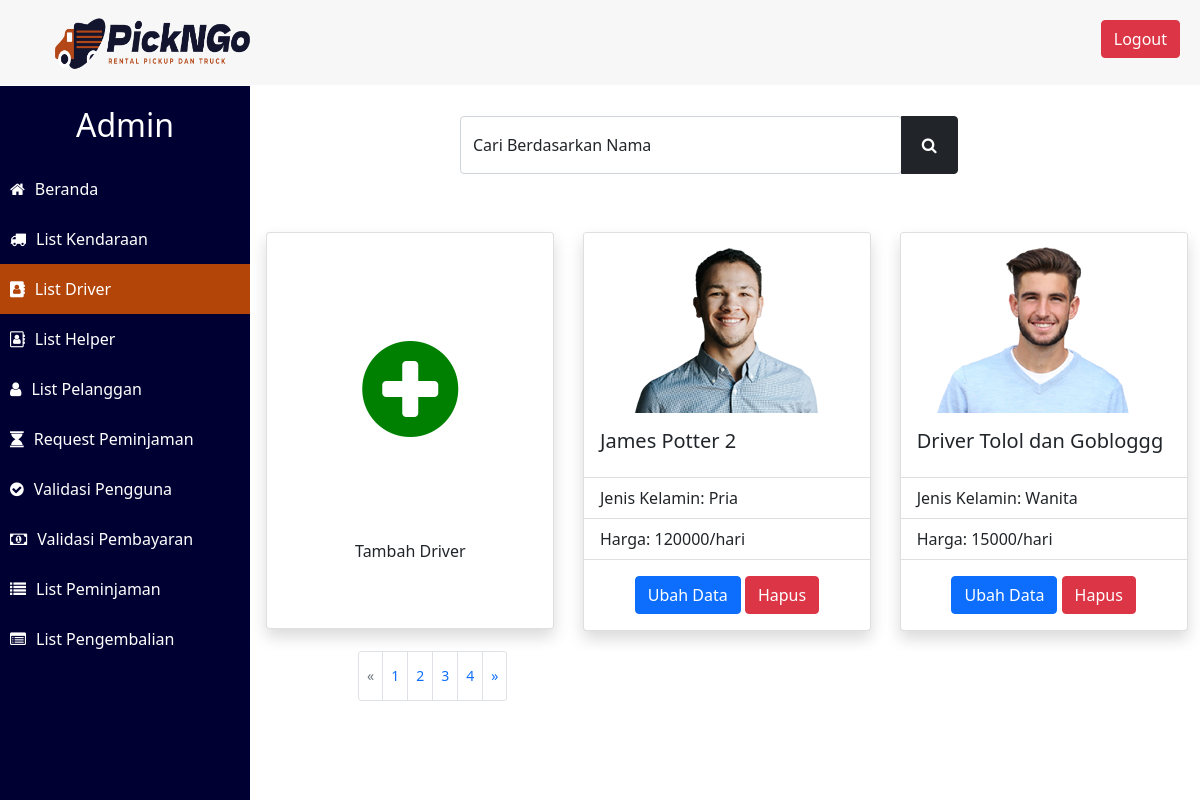
Before: /Final_Project-Prak_Basdat/list_driver_admin.php (signed in) with the older database file.
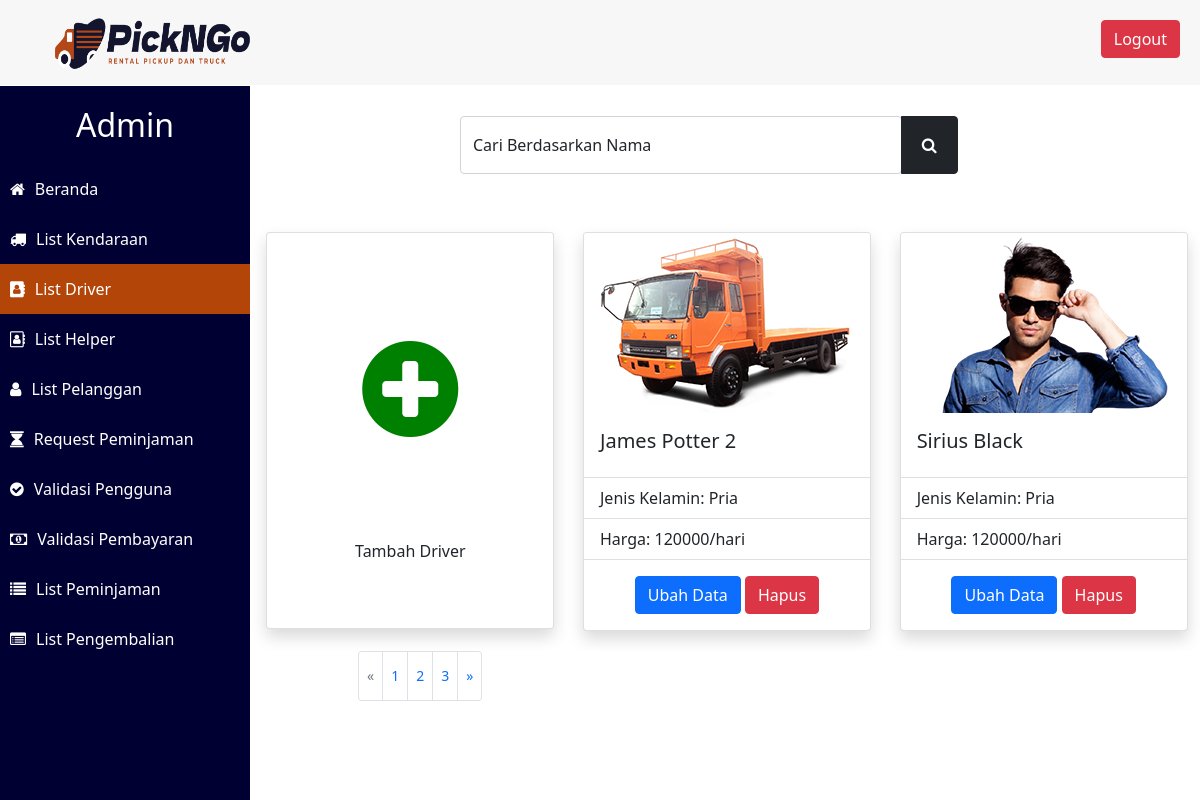
After: the same page with the newer database file.
### tables this page shows
CREATE TABLE `driver` (
  `ID_driver` int(11) NOT NULL,
  `nama` varchar(30) NOT NULL,
  `jenis_kelamin` enum('Pria','Wanita') NOT NULL,
  `tarif` int(11) NOT NULL,
  `nama_foto` varchar(20) NOT NULL
);

### Final_Project-Prak_Basdat/functions.php (called while the page is built, shortened)
<?php
$conn = mysqli_connect("localhost", "root", "", "peminjaman_pickup_dan_truck_db");
function read($query) {
	global $conn;
	$result = mysqli_query($conn, $query);
	$records = [];
	while ($tuples = mysqli_fetch_assoc($result)) {
		$records[] = $tuples;
	}
	return $records;
}
?>

### Final_Project-Prak_Basdat/list_driver_admin.php (the view, shortened to what the changed rows need)
<?php
	require 'functions.php';
  $jumlah_data_per_page = 2;
  $jumlah_data = read("SELECT COUNT(*) AS jumlah_data FROM driver;");
  $jumlah_page = ceil($jumlah_data[0]["jumlah_data"]/$jumlah_data_per_page);
  if(isset($_GET["page_list_driver"])) {
    $page_saat_ini = $_GET["page_list_driver"];
  } else {
    $page_saat_ini = 1;
  }
  $batas_bawah = $jumlah_data_per_page*$page_saat_ini-$jumlah_data_per_page;
	$tuples = read("SELECT * FROM driver LIMIT $batas_bawah, $jumlah_data_per_page;");
?>
<!DOCTYPE html>
<html lang="en">
  <head>
    <link rel="stylesheet" href="https://cdnjs.cloudflare.com/ajax/libs/font-awesome/4.7.0/css/font-awesome.min.css">
    <link href="https://cdn.jsdelivr.net/npm/bootstrap@5.0.0-beta3/dist/css/bootstrap.min.css" rel="stylesheet">
    <link rel="stylesheet" type="text/css" href="styling.css">
  </head>
  <body>
  	<div class="sidebar">
  		<h2> Admin </h2>
  	</div>
    <div class = "content">
      <div class="row card-container">
        <?php foreach ($tuples as $tuple): ?>
          <div class="col-xxl-3 col-xl-4 col-lg-6 col-md-6 col-sm-12">
            <div class="card mt-5 mx-auto shadow" style="width: 18rem; margin-bottom:20px;">
              <img class="card-img-top" src="Images/Driver/<?= $tuple["nama_foto"]; ?>" alt="Gambar <?= $tuple["nama"] ?>">
              <div class="card-body">
                <h5 class="card-title"><?= $tuple["nama"] ?></h5>
              </div>
              <ul class="list-group list-group-flush">
                <li class="list-group-item">Jenis Kelamin: <?= $tuple["jenis_kelamin"] ?></li>
                <li class="list-group-item">Harga: <?= $tuple["tarif"] ?>/hari</li>
              </ul>
              <div class="card-body text-center">
                <a class="btn btn-primary" role="button" onclick="updateData('<?= $tuple['ID_driver'] ?>', '<?= $tuple['nama'] ?>', '<?= $tuple['jenis_kelamin'] ?>', '<?= $tuple['tarif'] ?>', '<?= $tuple['nama_foto'] ?>')">Ubah Data</a>
                <a class="btn btn-danger" href="deletelogic.php?p_k=<?= $tuple["ID_driver"]; ?>&type=Driver" role="button" onclick="return confirm('Apakah anda yakin akan menghapus data driver <?= $tuple["nama"] ?>?')">Hapus</a>
              </div>
            </div>
          </div>
        <?php endforeach; ?>
      </div>
      <div class="row mx-auto ms-5 ps-5">
          <nav aria-label="Page navigation example" class="pagination-button" style="background-color: white;">
            <ul class="pagination pagination-sm offset-xxl-4" style="background-color: white;">
              <?php for($i=1; $i<=$jumlah_page; $i++):?>
                <li class="page-item"><a class="page-link" href="list_driver_admin.php?page_list_driver=<?= $i; ?>"><?= $i ?></a></li>
              <?php endfor;?>
            </ul>
          </nav>
        </div>
    </div>
  </body>
</html>

Changed rows visible on the page:
removed driver: nama_foto (picture), nama "Driver Tolol dan Gobloggg", jenis_kelamin "Wanita", tarif "15000"
changed driver "James Potter 2": nama_foto: a different picture
now on this page (row unchanged): driver: nama_foto (picture), nama "Sirius Black", jenis_kelamin "Pria", tarif "120000"
Other visible differences:
list line gone: "4"
